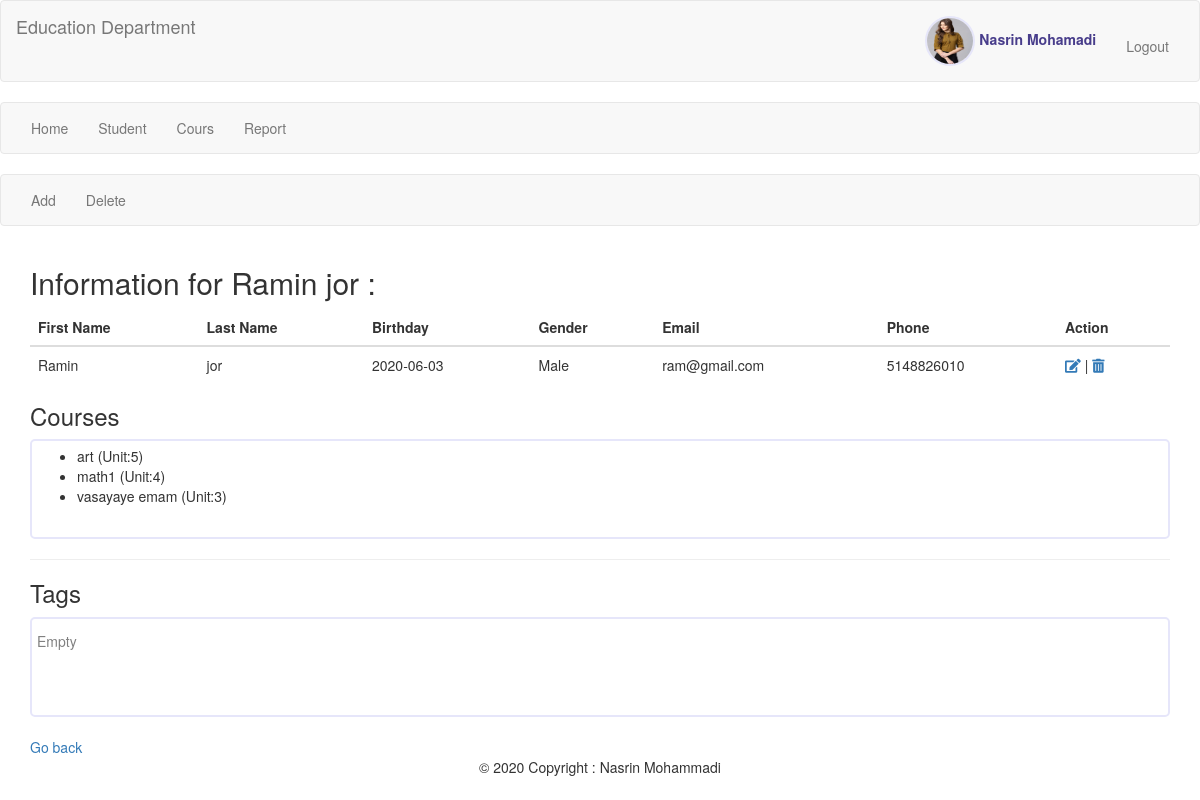
The page /index.php?action=student_detail&id=39 (signed in) on the database its author committed.
### tables this page shows
CREATE TABLE `student` (
  `id_student` int(6) NOT NULL,
  `firstName` varchar(30) NOT NULL,
  `lastName` varchar(30) NOT NULL,
  `birthday` date DEFAULT NULL,
  `gender` varchar(1) DEFAULT NULL,
  `email` varchar(50) DEFAULT NULL,
  `phone` varchar(10) DEFAULT NULL,
  `update_at` timestamp NOT NULL DEFAULT CURRENT_TIMESTAMP ON UPDATE CURRENT_TIMESTAMP,
  `create_at` timestamp NOT NULL DEFAULT CURRENT_TIMESTAMP
);

CREATE TABLE `enrollment` (
  `id_student` int(6) NOT NULL,
  `id_course` int(6) NOT NULL,
  `update_at` timestamp NOT NULL DEFAULT CURRENT_TIMESTAMP ON UPDATE CURRENT_TIMESTAMP,
  `create_at` timestamp NOT NULL DEFAULT CURRENT_TIMESTAMP
);

CREATE TABLE `course` (
  `id_course` int(6) NOT NULL,
  `title` varchar(30) NOT NULL,
  `unit` varchar(30) NOT NULL,
  `description` text,
  `update_at` timestamp NOT NULL DEFAULT CURRENT_TIMESTAMP ON UPDATE CURRENT_TIMESTAMP,
  `create_at` timestamp NOT NULL DEFAULT CURRENT_TIMESTAMP
);

### model/student/student_model.php (called while the page is built, shortened)
<?php
class Student{
	public function getStudentById($id){
		global $conn;
		$sql = "select * from student where id_student =".$id ;
		$tags = $this->getTagsByStudentId($id);
		$courses = $this->getCourseByStudentId($id);
		$result = $conn->query($sql);
		if ($result->num_rows > 0) {
		  $row = $result->fetch_assoc();
		  foreach ($courses as $key => $value) {
		  	$row['courses'][$value["id_course"]] =  $value;
		  }
		}
		return $row;
	}
	public function getCourseByStudentId($id){
		global $conn;
		$sql = "select c.*,e.create_at AS assign_created,e.update_at AS assign_updated
				from student s join enrollment e
				on s.id_student = e.id_student join course  c
				on c.id_course = e.id_course  where e.id_student =".$id ;
		$result = $conn->query($sql);
		$myData = [];
		if ($result->num_rows > 0) {
		  while($row = $result->fetch_assoc()) {
		    $myData[] = $row;
		  }
		}
		return $myData;
	}
	public function getTagsByStudentId($id){
		global $conn;
		$sql = "select * from tags where id_student =".$id ;
		$result = $conn->query($sql);
		$myData = [];
		return $myData;
	}
}

### html/student/student_detail.php (the view)
<?php require_once "menu/menu_action.php"; ?>
<div class="container">
  <p><h2>Information for <?= $student["firstName"]." ".$student["lastName"] ?> :</h2></p>
  <table class="table">
    <thead>
      <tr>
        <th>First Name</th>
        <th>Last Name</th>
        <th>Birthday</th>
         <th>Gender</th>
        <th>Email</th>
        <th>Phone</th>
        <th>Action</th>
      </tr>
    </thead>
    <tbody>
      <tr>
        <td><?= $student["firstName"] ?></td>
        <td><?= $student["lastName"] ?></td>
        <td><?= $student["birthday"] ?></td>
        <?php if( $student["gender"] == "m" ) { ?>
          <td>Male</td>
        <?php } else { ?>
          <td>Female</td>
        <?php }  ?>
        <td><?= $student["email"] ?></td>
        <td><?= $student["phone"] ?></td>
        <td><a href="index.php?action=student_edit&id=<?= $student["id_student"] ?>" class="modify" data-id="<?= $student["id_student"] ?>">
              <i class="fas fa-edit"></i>
            </a> |
            <a href="index.php?action=student_delete&id=<?= $student["id_student"] ?>" class="delete">
              <i class="fas fa-trash-alt"></i>
            </a>
        </td>
      </tr>
    </tbody>
  </table>
   <h3>Courses</h3>
   <div class="box">
      <?php if(isset($student["courses"])){ ?>
              <ul>
             <?php foreach ($student["courses"] as $key => $value) { ?>
                <li><?= $value['title']."  (Unit:".$value['unit'].")" ?></li>
             <?php  } ?>
             </ul>
      <?php }else{ ?>
              <h5 style="color: gray">Not selected yet</h5>
      <?php }?>
  </div>
  <hr>
  <h3>Tags</h3>
  <div class="box">
    <?php if(isset($student["tags"])){ ?>
            <ul>
           <?php foreach ($student["tags"] as $key => $value) { ?>
              <li><?= $value['name'] ?></li>
           <?php  } ?>
           </ul>
    <?php }else{ ?>
            <h5 style="color: gray">Empty</h5>
    <?php }?>
  </div>
  <br><a href="<?= $_SERVER["HTTP_REFERER"] ?>">Go back</a>
</div>

### assets/css/_student.css (style rules this page uses)
body { background-color: #9ACD32; color: red; }

### header.php (style rules this page uses)
.box { padding: 5px; border: 2px #E6E6FA solid; border-radius: 5px; overflow-y: scroll; height: 100px;" }

### rows shown on the page
student: firstName "Ramin", lastName "jor", birthday "2020-06-03", email "ram@gmail.com", phone "5148826010"
enrollment: id_course.title "art", id_course.unit "5"
enrollment: id_course.title "math1", id_course.unit "4"
enrollment: id_course.title "vasayaye emam", id_course.unit "3"

### other values the page prints
$_SESSION["user"]["firstName"] "Nasrin"
$_SESSION["user"]["lastName"] "Mohamadi"
